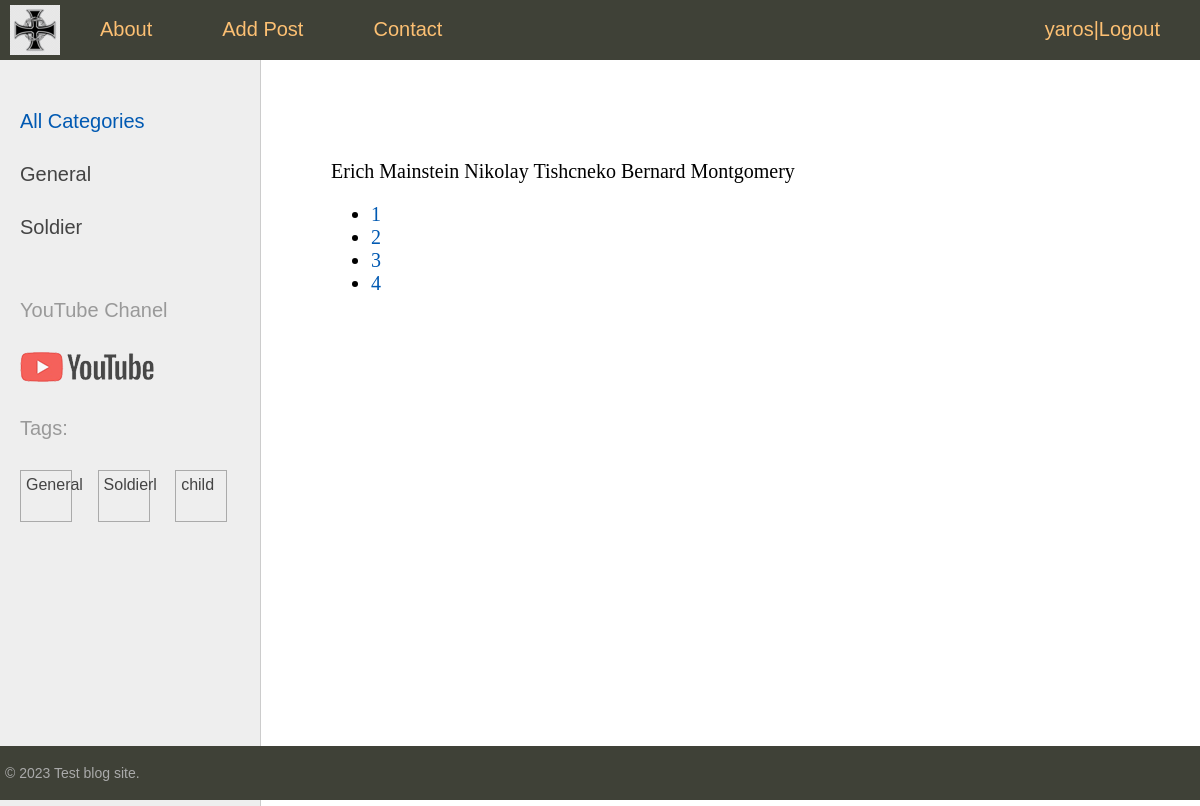
The page /about/ (signed in) on the database as committed earlier.
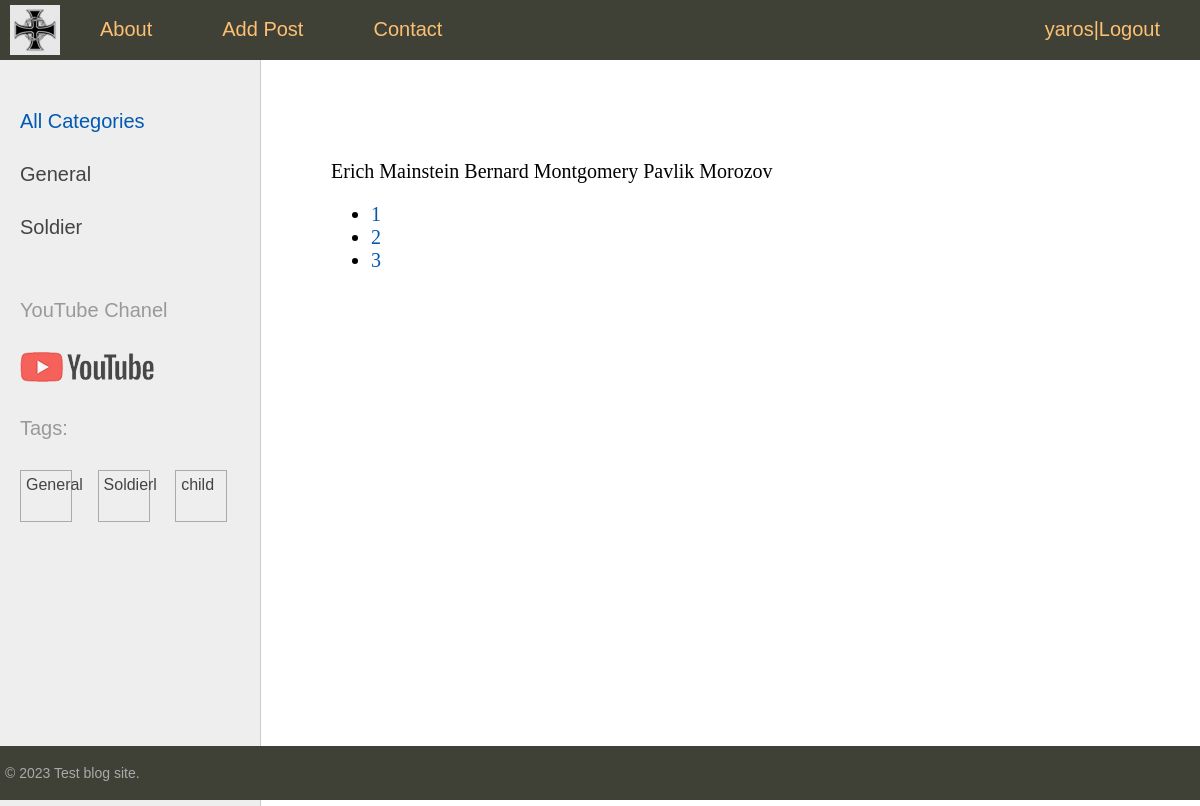
The same page on the database as committed later.
### sitetest/models.py (models this page shows, shortened)
class Category(models.Model):
    name = models.CharField(max_length=100, db_index=True, verbose_name="Category")
    slug = models.SlugField(max_length=255, unique=True, db_index=True, verbose_name="Slug")
    class Meta:
        verbose_name = "Category"
        verbose_name_plural = "Catefories"
    def get_absolute_url(self):
        return reverse("category", kwargs={"cat_slug": self.slug})

class TagPost(models.Model):
    tag = models.CharField(max_length=100, db_index=True)
    slug = models.SlugField(max_length=255, unique=True, db_index=True)
    def get_absolute_url(self):
        return reverse("tags", kwargs={"tag_slug": self.slug})

class Persons(models.Model):
    class Status(models.IntegerChoices):
        DRAFT = 0, "Not Published"
        PUBLISHED = 1, "Published"
    title = models.CharField(max_length=255, verbose_name="Name")
    slug = models.SlugField(max_length=255, unique=True, db_index=True, verbose_name="Slug")
    photo = models.FileField(upload_to='photos/%Y/%m/%d/',
                             blank=True, null=True, verbose_name="Photo")
    content = models.TextField(blank=True, verbose_name="content")
    time_create = models.DateTimeField(auto_now_add=True, verbose_name="Time of creation")
    time_update = models.DateTimeField(auto_now=True, verbose_name="Last update")
    is_published = models.BooleanField(choices=tuple(map(lambda x: (bool(x[0]), x[1]), Status.choices)),
                                       default=Status.DRAFT, verbose_name="Published Status")
    cat = models.ForeignKey('Category', on_delete=models.PROTECT, related_name='categ', verbose_name="Category")
    tags = models.ManyToManyField('TagPost', blank=True, related_name='tags', verbose_name="Tags")
    country = models.OneToOneField('Country', blank=True, on_delete=models.SET_NULL, null=True, related_name='countri',
                                   verbose_name="Country")
    author = models.ForeignKey(get_user_model(), on_delete=models.SET_NULL, related_name='posts', null=True,
                               default=True)
    objects = models.Manager()
    published = PublishedManager()
    class Meta:
        verbose_name_plural = "Person"
    def __str__(self):
        return self.title

### sitetest/views.py (the view)
# urls.py: path('about/', views.about_index, name="about"),
@login_required
def about_index(request):
    posts_query=Persons.published.all()
    paginator=Paginator(posts_query,3)
    page_num=request.GET.get('page')
    page_obj=paginator.get_page(page_num)
    return render(request, 'sitetest/about.html', {'page_object': page_obj})

### sitetest/models.py (called while the page is built)
    def get_queryset(self):
        return super().get_queryset().filter(is_published=Persons.Status.PUBLISHED)

### sitetest/templatetags/person_tags.py (called while the page is built)
@register.inclusion_tag('sitetest/list_categories.html')
def show_categories(cat_selected=0):
    cats = Category.objects.annotate(total=Count("categ")).filter(total__gt=0)
    return {'cats': cats, 'cat_selected': cat_selected}

@register.inclusion_tag('sitetest/list_tags.html')
def show_tags():
    tags = TagPost.objects.annotate(total=Count("tags")).filter(total__gt=0)
    return {'tags': tags}

### users/context_processors.py (called while the page is built)
def get_upper_menu(request):
    return {'upper_menu':menu}

### sitetest/templates/sitetest/about.html (shortened to what this page needs)
{% extends 'base.html' %}
{% block content %}
<form action="" method="post" enctype="multipart/form-data">
    {%for item in page_object%}
    {{item}}
    {%endfor%}
    <ul>
        {%for p in page_object.paginator.page_range%}
        <li>
           <a href="?page={{p}}"> {{p}}</a>
        </li>
        {%endfor%}
    </ul>
</form>
{% endblock %}

### templates/base.html (shortened to what this page needs)
{% load static %}
{% load person_tags %}
<!DOCTYPE html>
<html>
<head>
	<link type="text/css" href="{% static 'sitetest/css/styles.css' %}" rel="stylesheet" />
</head>
<body>
<table class="table-page" border=0 cellpadding="0" cellspacing="0">
<tr><td valign=top>
{% block mainmenu %}
		<div class="header">
			<ul id="mainmenu" class="mainmenu">
			<li class="logo"><a href="{% url 'home' %}"><div class="logo"></div></a></li>
{% for m in upper_menu %}
		<li><a href="{% url m.url_name %}">{{m.title}}</a></li>
{% endfor %}
				{%if user.is_authenticated%}
		<li class="last">{{user.username}}|<a href="{%url 'users:logout'%}">Logout</a> </li>
				{%else%}
		<li class="last"><a href="{%url 'users:login'%}">Login</a>|<a href="{%url 'users:registration'%}">Registration</a></li>
				{%endif%}
			</ul>
		</div>
{% endblock mainmenu %}
<table class="table-content" border=0 cellpadding="0" cellspacing="0">
<tr>
	<td valign="top" class="left-chapters">
	<ul id="leftchapters">
		{% if cat_selected == 0 or cat_selected is None %}
		<li class="selected">All Categories</li>
		{% else %}
		<li><a href="{% url 'home' %}">All Сategories</a></li>
		{% endif %}
		{% show_categories cat_selected%}
		<li class="share">
		<p>YouTube Chanel</p>
		<a class="share-yt" href="https://www.youtube.com/channel/UCnRAS_JjCz_UkiyF-bRwD_g" target="_blank" rel="nofollow"></a>
		{%show_tags%}
		</li>
	</ul>
</td>
<td valign="top" class="content">
	<div class="content-text">
{% block content %}
{% endblock %}
	</div>
</td></tr></table>
</td></tr>
<tr><td valign=top>
	<div id="footer">
		<p>&copy; 2023 Test blog site.</p>
	</div>
</td></tr></table>
</body>
</html>

### sitetest/templates/sitetest/list_categories.html
{% for cat in cats %}
{% if cat.id == cat_selected%}
<li class="selected">{{cat.name}}</li>
{% else %}
<li><a href="{{ cat.get_absolute_url }}">{{cat.name}}</a></li>
{% endif %}
{% endfor %}

### sitetest/templates/sitetest/list_tags.html
{%if tags%}
<p> Tags: </p>
<ul class="tags-list">
    {%for t in tags%}
    <li><a href="{{ t.get_absolute_url }}">{{t.tag}}</a></li>
    {%endfor%}
</ul>
{%endif%}

### sitetest/static/sitetest/css/styles.css (style rules this page uses)
html, body { font-family: 'Arial'; margin: 0; padding: 0; height: 100%; width: 100%; color: #444; }
a { color: #0059b2; text-decoration: none; }
.table-page { width: 100%; height: 100%; vertical-align: top; }
.table-page tr { height: 100%; }
.header { background: #3F4137; height: 60px; }
.logo { background: url('../images/logo.png') no-repeat 10px 5px; width: 70px; height: 60px; }
ul.mainmenu { list-style: none; margin: 0; padding: 0; height: 60px; color: #fdc073; font-size: 20px; overflow: hidden; }
ul.mainmenu li { float: left; margin: 18px 40px 0 30px; }
ul.mainmenu li.logo { margin: 0; }
ul.mainmenu li.last { float: right; }
ul.mainmenu li a { color: #fdc073; text-decoration: none; }
.table-content { width: 100%; min-height: 100%; height: 100%; }
.left-chapters { margin: 0; background: #eee; border-right: 1px solid #ccc; }
.left-chapters ul { width: 230px; margin: 0; padding: 20px 10px 10px 20px; list-style: none; font-size: 20px; }
.left-chapters ul li { margin: 30px 0 0 0; color: #999; }
.left-chapters ul li.selected { color: #0059b2; }
.left-chapters ul li a { color: #444; text-decoration: none; }
.left-chapters ul li.share { margin: 60px 0 0 0; }
.left-chapters ul li.share p { margin: 30px 0 30px 0; }
.left-chapters ul li.share a { display: inline-block; width: 40px; height: 40px; margin: 0 20px 0 0; }
.left-chapters ul li.share a.share-yt { width: 100%; height: 30px; background: url('../images/share_yt.png') no-repeat 0 0 }
ul.tags-list { width: 100%; margin: 0; padding: 0; list-style: none; }
ul.tags-list li { margin: 0; padding: 0 0 10px; display: inline-block; }
ul.tags-list li a { padding: 5px; font-size: 16px; border: 1px solid #aaa; }
.content { padding: 40px 20px 20px 40px; width: 100%; box-sizing: border-box; }
.content-text { margin: 60px 0 0 30px; color: #000; font-size: 20px; font-family: Yandex Sans Display Light; }
#footer { box-sizing: border-box; background: #3F4137; padding: 5px; color: #aaa; font-size: 14px; font-family: Verdana, Geneva, Arial, Helvetica; text-align: left; overflow: hidden; }

Rows that differ between the two databases and show on the page:
no longer on this page (row edited): Persons: title "Nikolay Tishcneko"
now on this page (row edited): Persons: title "Pavlik Morozov"
Other text that changed with them:
list line gone: "4"
